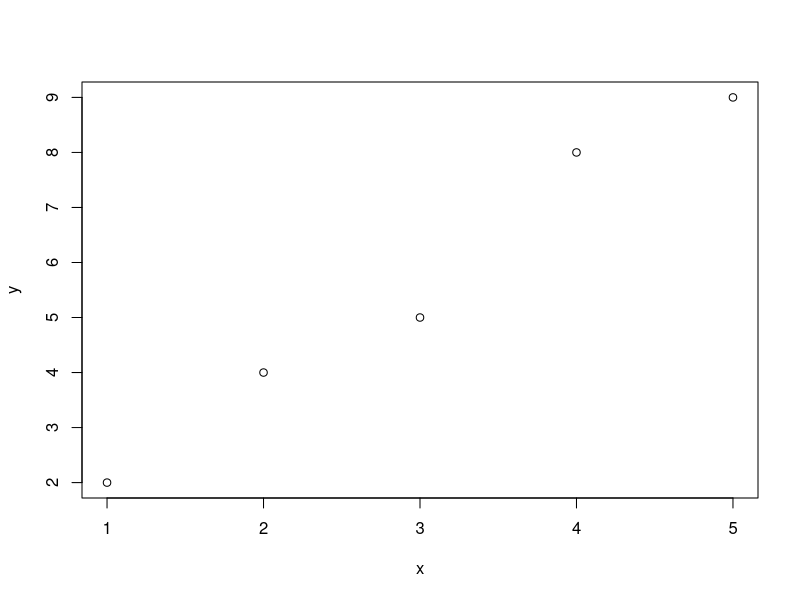
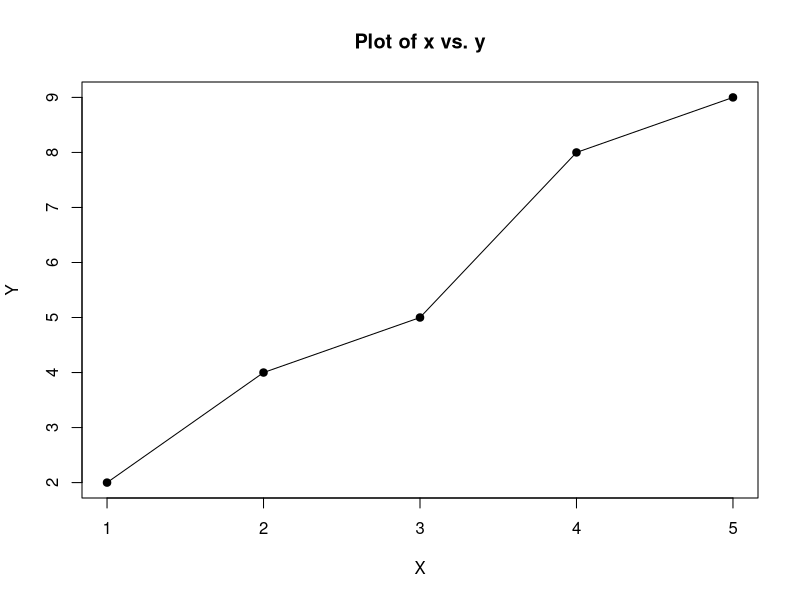
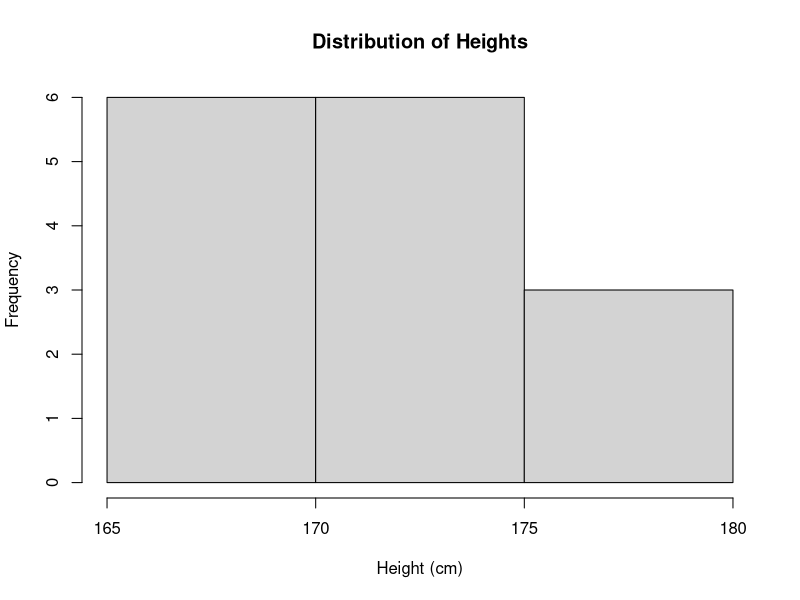
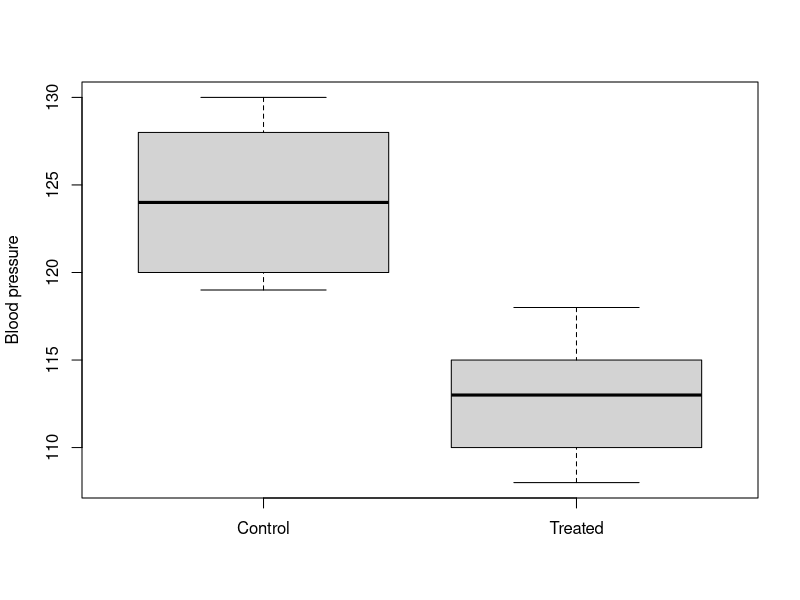
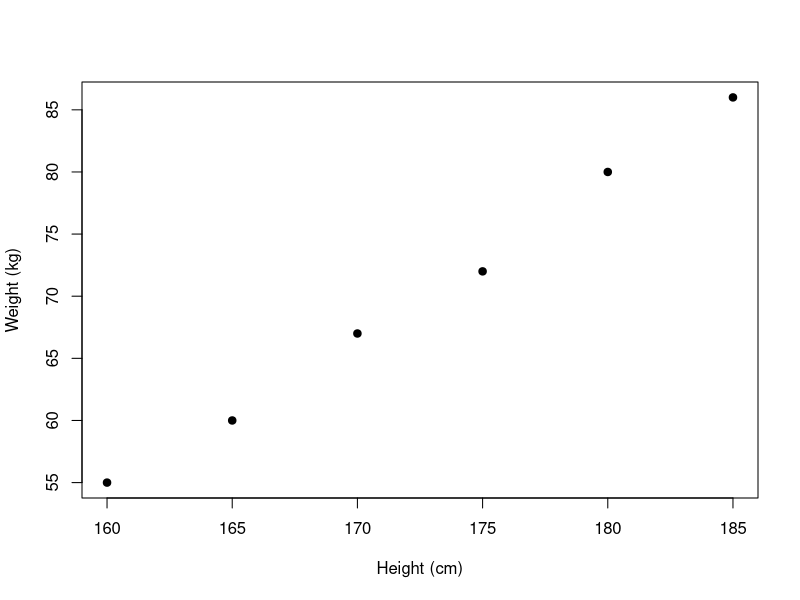
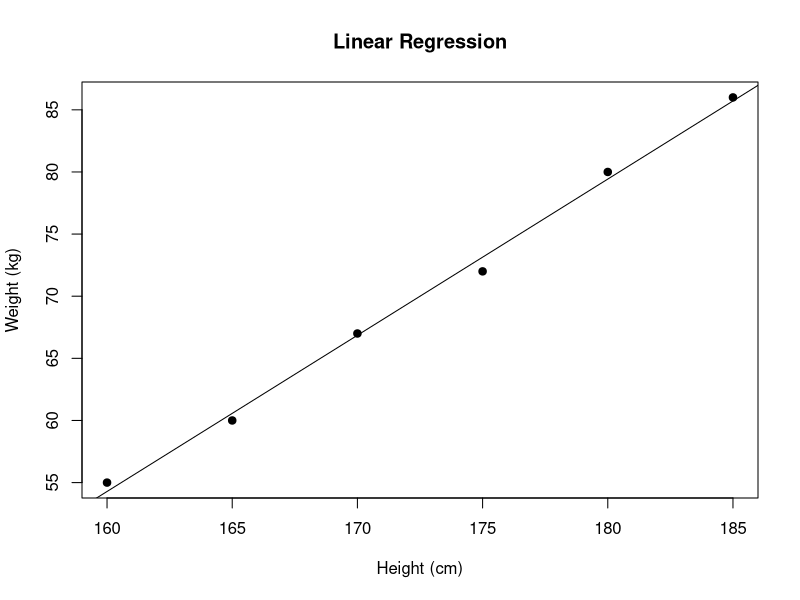
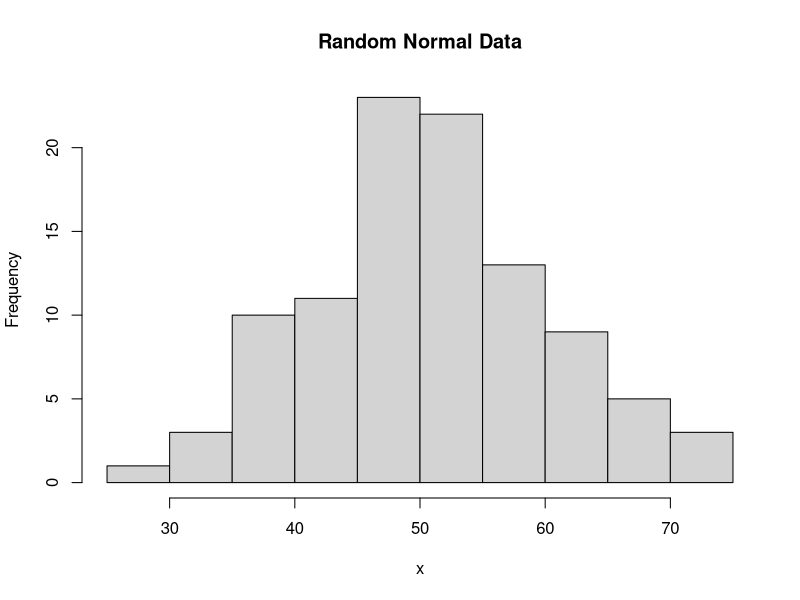
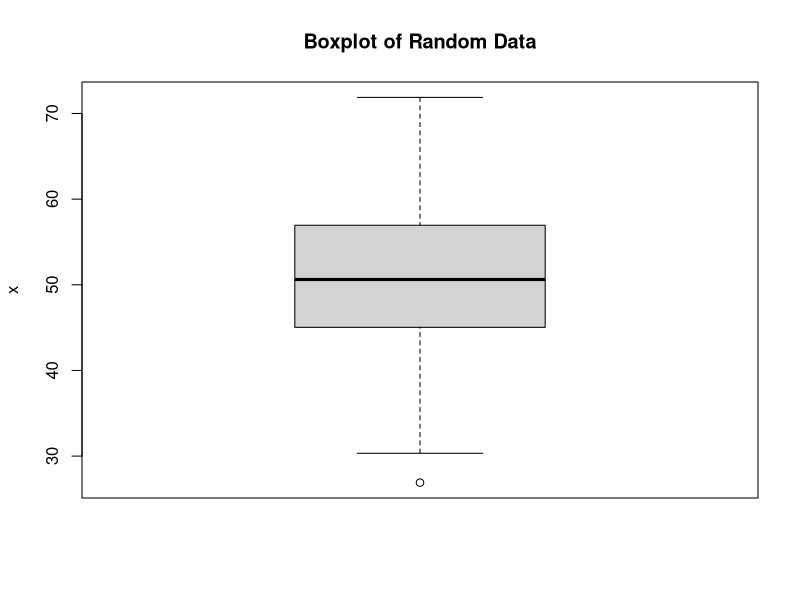

R code for these plots, in order:
# ============================================================
# Basic syntax, vectors, data frames, statistics, and plots
# ============================================================

# In RStudio:
#   Run the current line or selected lines:
#       Mac:     Cmd + Enter
#       Windows: Ctrl + Enter
#
# Lines beginning with # are comments and are ignored by R.
#
# Useful commands:
#   ls()        -> list objects currently stored in memory
#   rm(x)       -> remove object x
#   rm(list = ls()) -> remove all objects from the workspace
#   ?mean       -> open help for the mean() function
#
# IMPORTANT:
# An object must be created before it can be used.
# For example:
#     x <- 10
# must be executed before R can evaluate:
#     x + 2


# ============================================================
# 1. BASIC MATHEMATICS
# ============================================================

2 + 3
10 / 4
5^2
sqrt(25)

# Other useful mathematical functions
abs(-5)       # absolute value
log(10)       # natural logarithm
exp(1)        # e^1
pi            # value of pi


# ============================================================
# 2. VARIABLES / OBJECTS
# ============================================================

# <- is the usual assignment operator in R.
# It means "store the value on the right in the object on the left."

x <- 10
y <- 4

x
y

x + y
x * y
x / y
x - y

# Check which objects currently exist
ls()

# Check the type/class of an object
class(x)


# ============================================================
# 3. VECTORS
# ============================================================

# c() means "combine".
# It creates a vector containing several values.

x <- c(2, 4, 6, 8, 10)

x

# NOTE:
# x previously contained the single value 10.
# The command above replaces that value with the new vector.

length(x)     # number of elements

# Operations on vectors are usually performed element by element.

x * 2
x + 1
x^2
sqrt(x)


# ============================================================
# 4. BASIC DESCRIPTIVE STATISTICS
# ============================================================

mean(x)
median(x)
sum(x)
sd(x)
min(x)
max(x)

# A convenient overall summary
summary(x)

# Variance
var(x)

# Quantiles
quantile(x)


# ============================================================
# 5. SELECTING ELEMENTS FROM A VECTOR
# ============================================================

x <- c(5, 8, 12, 3, 15, 7)

# R indexing starts at 1, not 0.

# First element
x[1]

# Third element
x[3]

# First three elements
x[1:3]

# Elements 2 and 5
x[c(2, 5)]

# Logical comparison:
x > 7

# Select only values greater than 7
x[x > 7]

# Select values between 5 and 12, inclusive
x[x >= 5 & x <= 12]


# ============================================================
# 6. DATA FRAMES
# ============================================================

# A data frame is similar to a table or spreadsheet.
# Rows usually represent observations.
# Columns usually represent variables.

students <- data.frame(
  name  = c("Anita", "Rahul", "Meera", "Arjun", "Nisha"),
  age   = c(20, 21, 19, 22, 20),
  score = c(78, 85, 92, 67, 88)
)

# Display the complete data frame
students

# Examine its structure
str(students)

# Summary statistics
summary(students)

# Number of rows and columns
nrow(students)
ncol(students)

# Dimensions: rows followed by columns
dim(students)

# Column names
names(students)


# ============================================================
# 7. ACCESSING DATA-FRAME COLUMNS
# ============================================================

# $ selects a named column.

students$score
students$age

mean(students$score)
sd(students$score)


# ============================================================
# 8. SELECTING ROWS AND COLUMNS
# ============================================================

# For a data frame:
#
#       data[row, column]
#
# The comma separates the row specification from the
# column specification.


# First row, all columns
students[1, ]

# All rows, second column
students[, 2]

# First row, second column
students[1, 2]

# Students with scores greater than 80
#
# The part before the comma selects rows.
# Nothing after the comma means "all columns".

students[students$score > 80, ]

# Select only the name and score columns
students[, c("name", "score")]

# Students older than 20
students[students$age > 20, ]


# ============================================================
# 9. SIMPLE PLOT
# ============================================================

x <- c(1, 2, 3, 4, 5)
y <- c(2, 4, 5, 8, 9)

# Basic scatter plot
plot(x, y)

# A more informative plot
plot(
  x,
  y,
  pch = 19,           # plotting symbol
  xlab = "X",         # x-axis label
  ylab = "Y",         # y-axis label
  main = "Plot of x vs. y"
)

# Connect the points with a line
lines(x, y)


# ============================================================
# 10. HISTOGRAM
# ============================================================

heights <- c(
  165, 170, 172, 168, 175,
  180, 169, 173, 171, 176,
  167, 174, 178, 166, 172
)

hist(
  heights,
  main = "Distribution of Heights",
  xlab = "Height (cm)"
)

# Descriptive statistics
mean(heights)
median(heights)
sd(heights)
summary(heights)


# ============================================================
# 11. BOXPLOT
# ============================================================

# A boxplot gives a compact visual summary of a distribution.
#
# It shows:
#
#   - Median: the line inside the box
#   - Q1: lower edge of the box (25th percentile)
#   - Q3: upper edge of the box (75th percentile)
#   - IQR: interquartile range = Q3 - Q1
#   - Whiskers: extend to the most extreme values within
#               1.5 * IQR from Q1 and Q3
#   - Outliers: values beyond the whiskers, shown as separate points
#
# The box therefore contains the middle 50% of the observations.
#
# Boxplots are useful for comparing:
#   - central tendency (median)
#   - spread or variability
#   - skewness/asymmetry
#   - possible outliers
#   - distributions between different groups

control <- c(120, 125, 119, 130, 128, 123)
treated <- c(110, 115, 108, 118, 112, 114)

boxplot(
  control,
  treated,
  names = c("Control", "Treated"),
  ylab = "Blood pressure"
)

mean(control)
mean(treated)

summary(control)
summary(treated)


# ============================================================
# 12. INDEPENDENT TWO-SAMPLE t-TEST
# ============================================================

# Compare the mean of the control group with the mean of
# the treated group.
#
# By default, t.test() performs Welch's two-sample t-test,
# which does not assume equal population variances.

t.test(control, treated)


# ============================================================
# 13. PAIRED t-TEST
# ============================================================

# Paired data arise when the SAME subjects are measured twice,
# for example before and after treatment.

before <- c(140, 135, 150, 142, 138, 145)
after  <- c(132, 130, 142, 137, 131, 139)

t.test(before, after, paired = TRUE)

# Examine the change directly
difference <- after - before

difference
mean(difference)


# ============================================================
# 14. CORRELATION
# ============================================================

height <- c(160, 165, 170, 175, 180, 185)
weight <- c(55, 60, 67, 72, 80, 86)

# Pearson correlation coefficient
cor(height, weight)

plot(
  height,
  weight,
  pch = 19,
  xlab = "Height (cm)",
  ylab = "Weight (kg)"
)


# ============================================================
# 15. LINEAR REGRESSION
# ============================================================

# lm() means "linear model".
#
# The formula
#
#       weight ~ height
#
# means:
#
#       model weight as a function of height
#
# R fits a model of the form:
#
#       weight = intercept + slope * height

model <- lm(weight ~ height)

# Basic fitted coefficients
model

# Detailed statistical information about the model
summary(model)

# Extract the coefficients directly
coef(model)

# Plot the observations
plot(
  height,
  weight,
  pch = 19,
  xlab = "Height (cm)",
  ylab = "Weight (kg)",
  main = "Linear Regression"
)

# Add the fitted regression line
abline(model)


# ============================================================
# 16. PREDICTION FROM A LINEAR MODEL
# ============================================================

# Predict the weight for a person with height = 172 cm.

predict(
  model,
  newdata = data.frame(height = 172)
)


# ============================================================
# 17. RANDOM NUMBERS
# ============================================================

# set.seed() makes random-number generation reproducible.
# Running this script again will therefore generate the
# same random numbers.

set.seed(123)

# Generate 100 observations from a normal distribution
# with mean = 50 and standard deviation = 10.

x <- rnorm(
  100,
  mean = 50,
  sd = 10
)

# Look at the first few values
head(x)

mean(x)
sd(x)

hist(
  x,
  main = "Random Normal Data",
  xlab = "x"
)

boxplot(
  x,
  ylab = "x",
  main = "Boxplot of Random Data"
)

summary(x)
quantile(x)


# ============================================================
# 18. MISSING VALUES: NA
# ============================================================

# Real datasets often contain missing observations.
# R represents a missing value using NA.

values <- c(10, 12, 15, NA, 18)

values

# This gives NA because one observation is missing:
mean(values)

# Tell R to ignore missing observations:
mean(values, na.rm = TRUE)

# Identify missing values
is.na(values)


# ============================================================
# 19. GETTING HELP
# ============================================================

# Put ? before a function name to open its help page.

?mean
?t.test
?lm
?plot

# Another way:
help(mean)


# ============================================================
# END OF SCRIPT
# ============================================================
